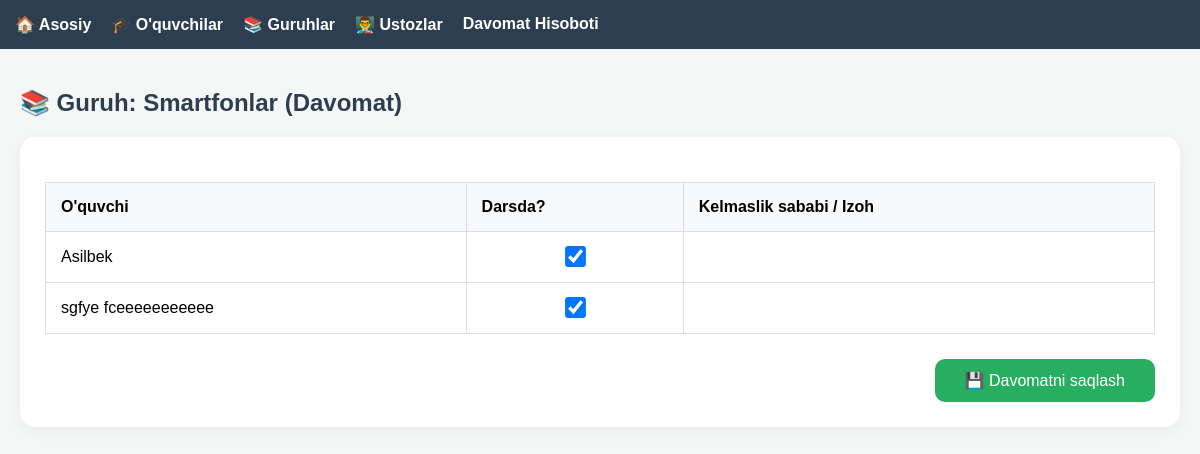
The page /groups/4/attendance/ (signed in) on the database its author committed.
### markaz/models.py (models this page shows, shortened)
class Group(models.Model):
    name = models.CharField(max_length=100)
    teacher = models.ForeignKey(Teacher, on_delete=models.SET_NULL, null=True)
    price = models.DecimalField(max_digits=10, decimal_places=2, default=0) # Kurs narxi

class Student(models.Model):
    full_name = models.CharField(max_length=200)
    phone = models.CharField(max_length=13)
    group = models.ForeignKey(Group, on_delete=models.CASCADE, related_name='students')
    balance = models.DecimalField(max_digits=12, decimal_places=2, default=0)
    pay_until = models.DateField(null=True, blank=True, verbose_name="To'lov muddati")

### markaz/views.py (the view, shortened to what this page needs)
# urls.py: path('groups/<int:group_id>/attendance/', views.group_attendance_view, name='take_attendance'),
@login_required
def group_attendance_view(request, group_id):
    group = get_object_or_404(Group, id=group_id)
    students = group.students.all()
    return render(request, 'attendance.html', {'group': group, 'students': students})

### templates/attendance.html (shortened to what this page needs)
{% extends 'base.html' %}
{% block content %}
<h2 style="color: #2c3e50; margin-bottom: 20px;">📚 Guruh: {{ group.name }} (Davomat)</h2>
<form method="post" style="background: white; padding: 25px; border-radius: 15px; box-shadow: 0 4px 15px rgba(0,0,0,0.05);">
    <table style="width: 100%; border-collapse: collapse;">
        <thead style="background: #f8f9fa;">
            <tr>
                <th style="padding: 15px; text-align: left;">O'quvchi</th>
                <th style="padding: 15px;">Darsda?</th>
                <th style="padding: 15px;">Kelmaslik sababi / Izoh</th>
            </tr>
        </thead>
        <tbody>
            {% for s in students %}
            <tr style="border-bottom: 1px solid #eee;">
                <td style="padding: 15px; font-weight: 500;">{{ s.full_name }}</td>
                <td style="padding: 15px; text-align: center;">
                    <input type="checkbox" name="attendance_{{ s.id }}" checked
                           id="check_{{ s.id }}"
                           onchange="toggleReason('{{ s.id }}')"
                           style="transform: scale(1.6); cursor: pointer;">
                </td>
                <td style="padding: 15px;">
                </td>
            </tr>
            {% endfor %}
        </tbody>
    </table>
    <div style="margin-top: 25px; text-align: right;">
        <button type="submit" class="btn btn-add" style="padding: 12px 30px; font-size: 16px; border-radius: 10px; cursor: pointer;">
            💾 Davomatni saqlash
        </button>
    </div>
</form>
{% endblock %}

### templates/base.html (style rules this page uses)
body { font-family: sans-serif; margin: 0; padding: 0; background: #f4f7f6; }
table { width: 100%; border-collapse: collapse; background: white; margin-top: 20px; }
th, td { padding: 12px; border: 1px solid #ddd; text-align: left; }
th { background: #f8f9fa; }
.btn { padding: 8px 15px; border-radius: 5px; text-decoration: none; color: white; cursor: pointer; border: none; }
.btn-add { background: #27ae60; }

### rows shown on the page
Group: name "Smartfonlar"
Student: full_name "Asilbek"
Student: full_name "sgfye fceeeeeeeeeee"
